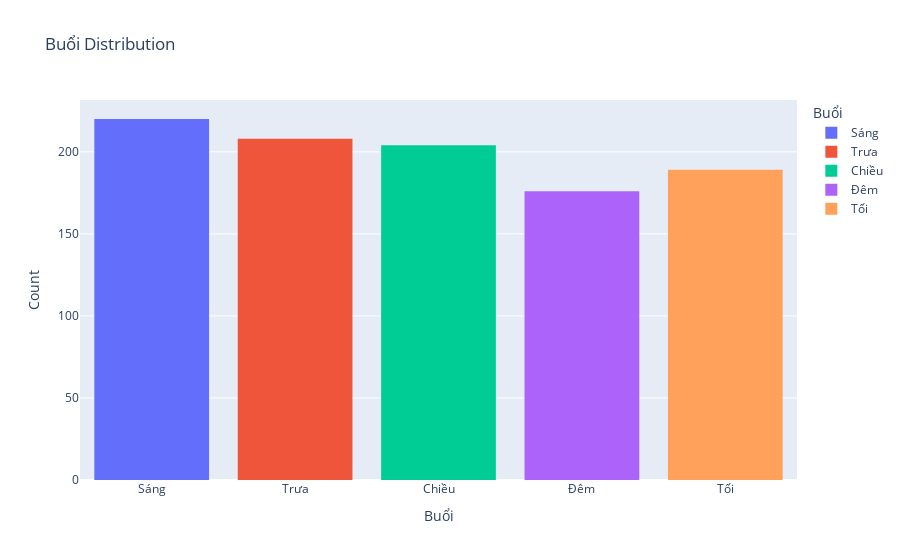

Notebook code for this chart:
### Code cell
import plotly.express as px
fig = px.histogram(data, x='Buổi', color='Buổi', title='Buổi Distribution')
fig.update_layout(xaxis_title='Buổi', yaxis_title='Count')
fig.show()

### Figure 1 — Plotly figure (JSON) as saved in the notebook; plotly's stock layout.template omitted (floating-point values rounded to 4 significant figures; data arrays with more than 128 entries replaced by an {"elided": "..."} marker saying what was removed)
{"data": [{"alignmentgroup": "True", "bingroup": "x", "hovertemplate": "Buổi=%{x}<br>count=%{y}<extra></extra>", "legendgroup": "Sáng", "marker": {"color": "#636efa", "pattern": {"shape": ""}}, "name": "Sáng", "offsetgroup": "Sáng", "orientation": "v", "showlegend": true, "type": "histogram", "x": {"elided": "220 str values"}, "xaxis": "x", "yaxis": "y"}, {"alignmentgroup": "True", "bingroup": "x", "hovertemplate": "Buổi=%{x}<br>count=%{y}<extra></extra>", "legendgroup": "Trưa", "marker": {"color": "#EF553B", "pattern": {"shape": ""}}, "name": "Trưa", "offsetgroup": "Trưa", "orientation": "v", "showlegend": true, "type": "histogram", "x": {"elided": "208 str values"}, "xaxis": "x", "yaxis": "y"}, {"alignmentgroup": "True", "bingroup": "x", "hovertemplate": "Buổi=%{x}<br>count=%{y}<extra></extra>", "legendgroup": "Chiều", "marker": {"color": "#00cc96", "pattern": {"shape": ""}}, "name": "Chiều", "offsetgroup": "Chiều", "orientation": "v", "showlegend": true, "type": "histogram", "x": {"elided": "204 str values"}, "xaxis": "x", "yaxis": "y"}, {"alignmentgroup": "True", "bingroup": "x", "hovertemplate": "Buổi=%{x}<br>count=%{y}<extra></extra>", "legendgroup": "Đêm", "marker": {"color": "#ab63fa", "pattern": {"shape": ""}}, "name": "Đêm", "offsetgroup": "Đêm", "orientation": "v", "showlegend": true, "type": "histogram", "x": {"elided": "176 str values"}, "xaxis": "x", "yaxis": "y"}, {"alignmentgroup": "True", "bingroup": "x", "hovertemplate": "Buổi=%{x}<br>count=%{y}<extra></extra>", "legendgroup": "Tối", "marker": {"color": "#FFA15A", "pattern": {"shape": ""}}, "name": "Tối", "offsetgroup": "Tối", "orientation": "v", "showlegend": true, "type": "histogram", "x": {"elided": "189 str values"}, "xaxis": "x", "yaxis": "y"}], "layout": {"barmode": "relative", "legend": {"title": {"text": "Buổi"}, "tracegroupgap": 0}, "title": {"text": "Buổi Distribution"}, "xaxis": {"anchor": "y", "categoryarray": ["Sáng", "Trưa", "Chiều", "Đêm", "Tối"], "categoryorder": "array", "domain": [0, 1], "title": {"text": "Buổi"}}, "yaxis": {"anchor": "x", "domain": [0, 1], "title": {"text": "Count"}}}}
